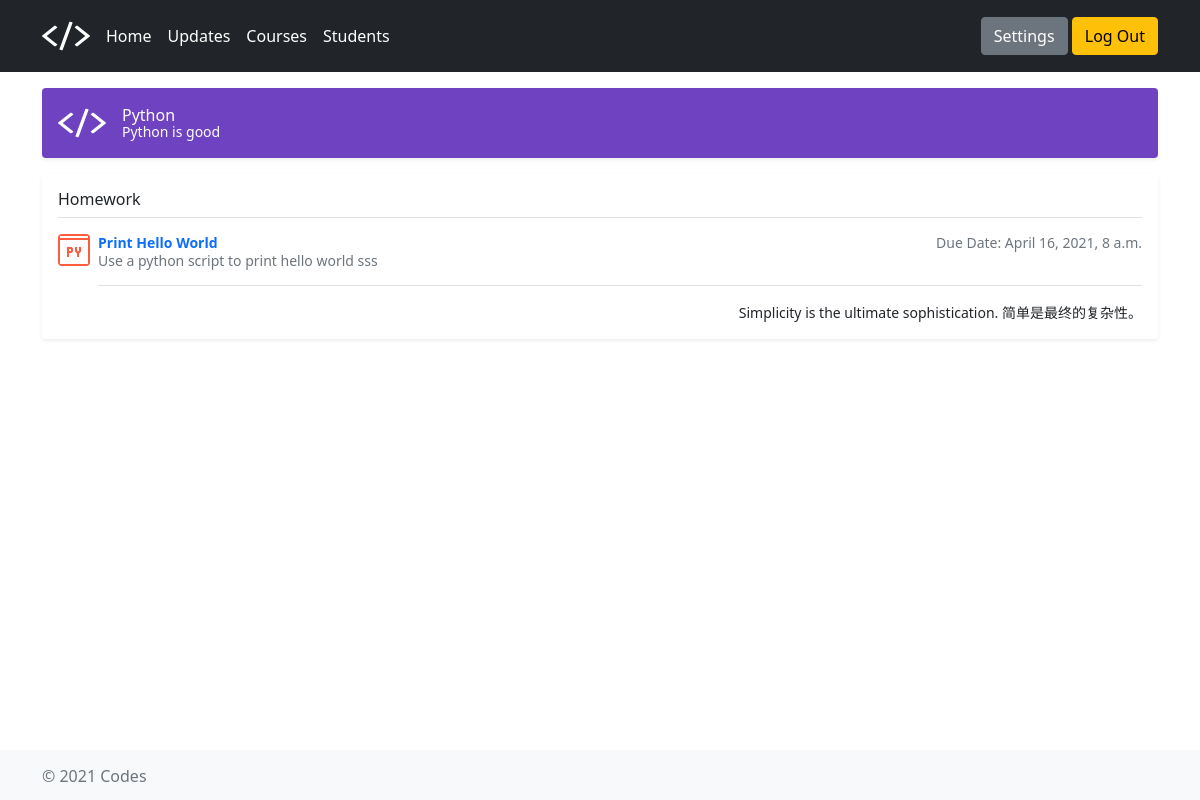
Before: /courses/1/homework/ (signed in) with the older database file.
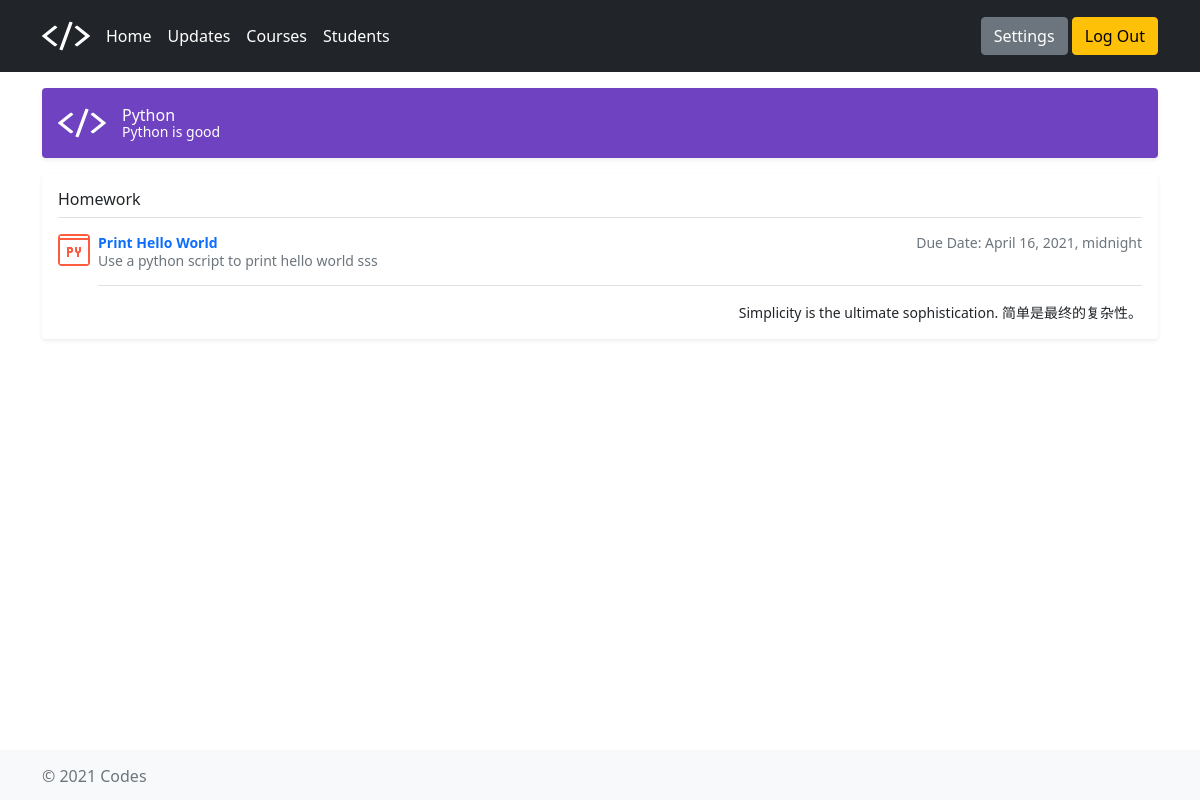
After: the same page with the newer database file.
### courses/models.py (models this page shows)
class Homework(models.Model):
    course = models.ForeignKey(Course, on_delete=models.CASCADE)
    homework_title = models.CharField(max_length=200)
    homework_description = models.TextField(max_length=200)
    homework_instruction = models.TextField()
    homework_due_datetime = models.DateTimeField(null=True)
    homework_created_datetime = models.DateTimeField(auto_now_add=True)
    homework_updated_datetime = models.DateTimeField(auto_now=True)

### courses/views.py (the view)
@login_required
def homeworks_view(request, course_id):
    course = get_object_or_404(Course, pk=course_id)
    homework_list = Homework.objects.all().filter(course_id=course_id)
    context = {'course': course, 'homework_list': homework_list}
    return render(request, 'courses/homework.html', context)

### templates/courses/homework.html (shortened to what this page needs)
{% extends "base_generic.html" %}
    {% block head %}
    {% load static %}
    <link href="{% static 'assets/dist/css/bootstrap.min.css' %}" rel="stylesheet" />
    {% load static %}
    <link href="{% static 'headers.css' %}" rel="stylesheet" />
    <link href="{% static 'offcanvas.css' %}" rel="stylesheet">
    <link href="{% static 'sticky-footer.css' %}" rel="stylesheet">
    {% endblock %}
{% block content %}
<body class="d-flex flex-column h-100">
    <main class="container">
        <div class="d-flex align-items-center p-3 my-3 text-white bg-purple rounded shadow-sm">
            <img class="me-3" src="{% static '/assets/brand/codes-logo-white.svg' %}" alt="" width="48" height="38">
            <div class="lh-1">
                {% if user.is_authenticated %}
                <h1 class="h6 mb-0 text-white lh-1">{{ course.course_name }}</h1>
                <small>{{ course.course_description }}</small>
                {% endif %}
            </div>
        </div>
        <div class="my-3 p-3 bg-body rounded shadow-sm">
            <h6 class="border-bottom pb-2 mb-0">Homework</h6>
            {% if homework_list %}
            {% for homework in homework_list %}
            <div class="d-flex text-muted pt-3">
                <div class="pb-3 mb-0 small lh-sm border-bottom w-100">
                    <div class="d-flex justify-content-between">
                        <strong class="text-gray-dark"><a href="/courses/{{ course.id }}/homework/{{ homework.id }}/">
                                {{ homework.homework_title }}</a></strong>
                        Due Date: {{ homework.homework_due_datetime }}
                    </div>
                    <span class="d-block">{{ homework.homework_description }}</span>
                </div>
            </div>
            {% endfor %}
            {% else %}
            <div class="d-flex text-muted pt-3">
                <p>No homework are available.</p>
            </div>
            {% endif %}
            <small class="d-block text-end mt-3">
                Simplicity is the ultimate sophistication. 简单是最终的复杂性。
            </small>
        </div>
    </main>
</body>
{% endblock %}
{% block script%}
{% load static %}
{% endblock %}

Changed rows visible on the page:
changed Homework "Print Hello World": homework_due_datetime "April 16, 2021, 8 a.m." → "April 16, 2021, midnight"
